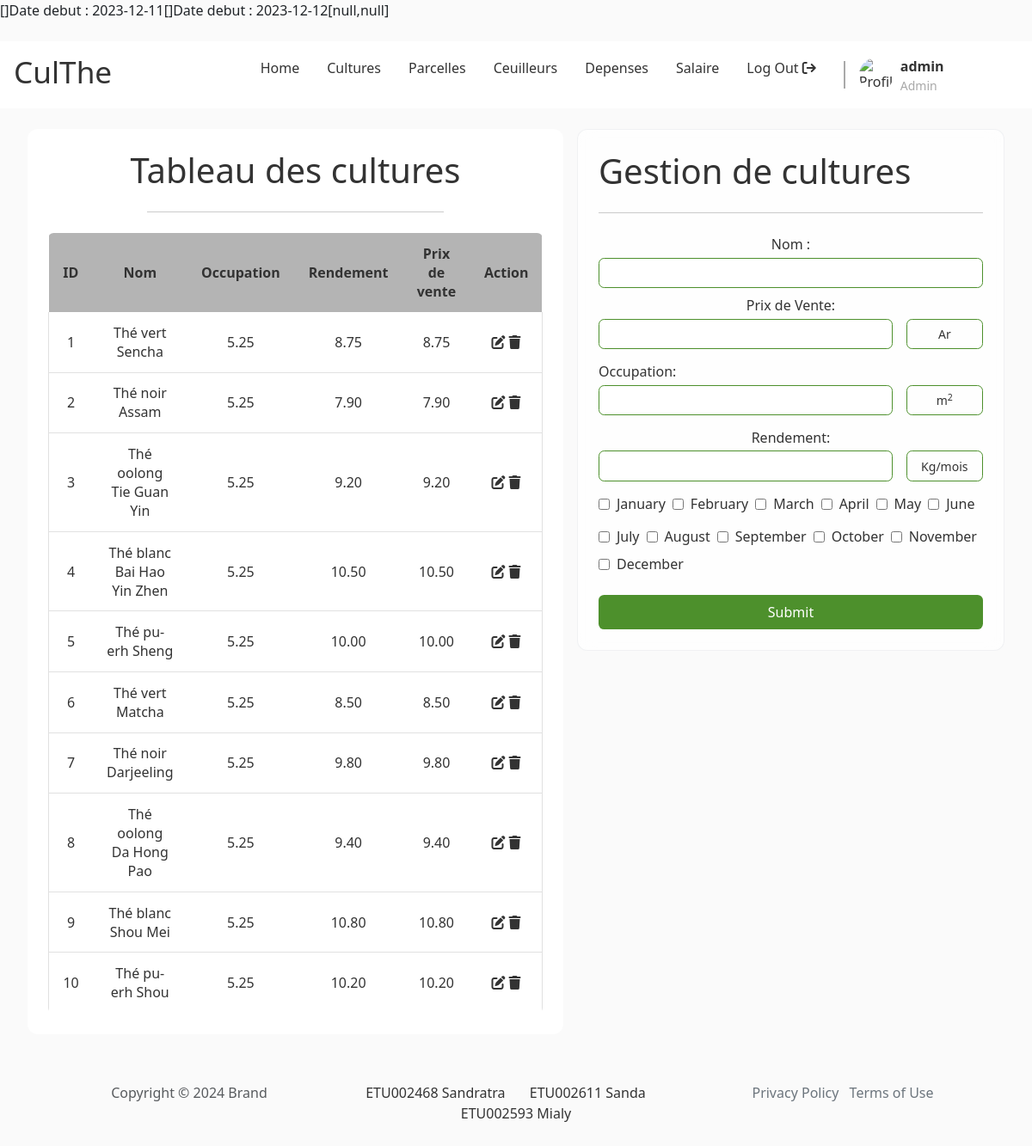
The app's page /pages/admin/main.php?page=the (signed in) with its own data.
### tables this page shows
CREATE TABLE culthe_variete_the(
    id INT PRIMARY KEY AUTO_INCREMENT,
    nom VARCHAR(50) NOT NULL,
    occupation DECIMAL(10,2) NOT NULL,
    rendement DECIMAL(10,2) NOT NULL,
    CHECK(occupation > 0 AND rendement > 0)
);

### inc/connexion.php (called while the page is built)
<?php
    function dbconnect(){
        static $connect = null;
        if ($connect===null) {
            $connect = mysqli_connect('localhost','root','','culthe');
        }
        return $connect;
    }

### inc/admin/function_variete_the.php (called while the page is built, shortened)
<?php
    function get_all_variete_the(){
        $request = "SELECT * FROM culthe_variete_the";
        $temp = mysqli_query(dbconnect(),$request);
        $result = [];
        while($donne = mysqli_fetch_array($temp)){
            $result[] = $donne;
        }
        return $result;
    }
?>

### pages/admin/the.php (the view, shortened to what this page needs)
<?php
    $list_variete_the = get_all_variete_the();
    $months = array("January", "February", "March", "April", "May", "June", "July", "August", "September", "October", "November", "December");
?>
<div class="body double-col">
        <section class="left">
            <h1 class="section__title">Tableau des cultures</h1>
            <hr class="section__sep">
            <div class="section__content">
                <table id="table">
                    <tr>
                        <th class="id number">ID</th>
                        <th class="name">Nom</th>
                        <th class="occupation">Occupation</th>
                        <th class="rendement">Rendement</th>
                        <th class="rendement">Prix de vente</th>
                        <th>Action</th>
                    </tr>
                    <?php for($i=0; $i<count($list_variete_the); $i++){ ?>
                    <tr>
                        <td class="id number"><?php echo($list_variete_the[$i]['id']); ?></td>
                        <td class="surface"><?php echo($list_variete_the[$i]['nom']); ?></td>
                        <td class="name"><?php echo($list_variete_the[$i]['occupation']); ?></td>
                        <td class="rendement"><?php echo($list_variete_the[$i]['rendement']); ?></td>
                        <td class="rendement"><?php echo($list_variete_the[$i]['rendement']); ?></td>
                        <td>
                            <a href="#" class="edit-btn"><i class="fa fa-edit"></i></a>
                            <a href="#" class="delete-btn"><i class="fa fa-trash"></i></a>
                        </td>
                    </tr>
                <?php } ?>
                </table>
            </div>
        </section>
        <section class="right">
            <form action="../../handler/admin/the_handler.php" method="post" id="login-form" class="form">
                <h1 class="form__title">Gestion de cultures</h1>
                <hr class="form__sep">
                <div class="form__content">
                    <div class="form__input horizontal">
                        <div class="form__input vertical">
                            <label for="nom" class="form__label">Nom : </label>
                            <div>
                                <input type="text" name="nom" id="nom" class="form__input-field" />
                            </div>
                        </div>
                        <div class="form__input vertical">
                                <label for="prix_vente" class="form__label">Prix de Vente:</label>
                                <div>
                                    <input type="number" name="prix_vente" id="prix_vente" class="form__input-field" />
                                    <span class="form__input-field unit">Ar</span>
                                </div>
                        </div>
                    </div>
                    <div class="form__input vertical">
                        <label for="occupation" class="form__label">Occupation:</label>
                        <div>
                            <input type="number" name="occupation" id="occupation" class="form__input-field" />
                            <span class="form__input-field unit">m<sup>2</sup></span>
                        </div>
                    </div>
                    <div class="form__input horizontal">
                        <div class="form__input vertical">
                            <label for="rendement" class="form__label">Rendement:</label>
                            <div>
                                <input type="number" name="rendement" id="rendement" class="form__input-field" />
                                <span class="form__input-field unit">Kg/mois</span>
                            </div>
                        </div>
                    </div>
                    <div class="form__input horizontal">
                        <?php for($i = 0; $i < 6; $i++){ ?>
                            <input type="checkbox" name="<?php echo strtolower($months[$i]); ?>" id="<?php echo strtolower($months[$i]); ?>" class="form__input-field" />
                            <label for="<?php echo strtolower($months[$i]); ?>" class="form__label"><?php echo $months[$i] ?></label>
                        <?php } ?>
                    </div>
                    <div class="form__input horizontal">
                        <?php for($i = 6; $i < 12; $i++){ ?>
                            <input type="checkbox" name="<?php echo strtolower($months[$i]); ?>" id="<?php echo strtolower($months[$i]); ?>" class="form__input-field" />
                            <label for="<?php echo strtolower($months[$i]); ?>" class="form__label"><?php echo $months[$i]; ?></label>
                        <?php } ?>
                    </div>
                </div>
                <button type="submit" class="form__submit btn" id="form__submit-btn">Submit</button>
            </form>
        </section>
    </div>

### assets/css/index.css (style rules this page uses)
:root { --primary: white; --secondary: lightgray; --accent: #4d902c; --text--main: #333333; --text--muted: darkgray; --text--100: .875rem; --text--300: 1rem; --text--500: 2.2rem; --border--soft: .4rem; --bg: rgb(250,250, 250); font-size: 1em; box-sizing: border-box; }
*, *::before, *::after { box-sizing: inherit; margin: 0; padding: 0; color: var(--text--main); text-decoration: none; }
html { color: var(--text--main); font-family: system-ui, -apple-system, BlinkMacSystemFont, 'Segoe UI', Roboto, Oxygen, Ubuntu, Cantarell, 'Open Sans', 'Helvetica Neue', sans-serif; }
body { min-height: 100vh; }
body>*+* { margin-top: 1.5rem; }
.btn { padding: .5rem 1rem; border: none; border-radius: var(--border--soft); background-color: var(--accent); }

### assets/css/form.css (style rules this page uses)
.form { padding: 1.5rem; border-radius: var(--border--soft); backdrop-filter: blur(10px) saturate(180%); -webkit-backdrop-filter: blur(10px) saturate(180%); background-color: rgba(255, 255, 255, 0.7); border-radius: 12px; border: 1px solid rgba(209, 213, 219, 0.3); }
.form>*+* { margin-top: 1.5rem; }
.form__title { margin: 0; }
.form__content>*+* { margin-top: .875rem; }
.form__input.vertical { display: flex; flex-direction: column; gap: .2rem; width: 100%; }
.form__input.horizontal { display: flex; align-items: center; gap: .5rem; flex-wrap: wrap; max-width: 100%; }
.form__input > div { display: flex; align-items: center; gap: 1rem; width: 100%; }
.form__input > div > * { flex-grow: 1; }
.form__input > div > .unit { flex-grow: 0; flex-basis: 20%; text-align: center; }
.form__input-field { padding: .4rem .8rem; border: 1px solid var(--accent); border-radius: var(--border--soft); font-size: var(--text--100); }
.form__submit { display: block; width: 100%; color: white; }

### assets/css/home.css (style rules this page uses)
body { background-color: var(--bg); }

### assets/css/layout.css (style rules this page uses)
.body { margin-left: 2rem; margin-right: 2rem; }
.double-col { display: flex; gap: 1rem; }
.double-col>*>*+* { margin-top: 1.5rem; }
.double-col .left { flex-basis: 65%; }
.double-col .right { flex-grow: 1; }
.left { padding: 1.5rem; border-radius: 12px; background-color: white; }
.left .section__title { text-align: center; }
.left .section__sep { width: 60%; margin-left: auto; margin-right: auto; }
.left table { overflow: hidden; border-spacing: 0; width: 100%; margin: auto auto; border-radius: var(--border--soft); border-bottom: 1px solid rgb(225, 225, 225); }
.left th, .left td { padding: .8rem 1rem; text-align: center; }
.left th { background-color: rgb(180, 180, 180); }
.left td:first-child { border-left: 1px solid rgb(225, 225, 225); }
.left td:last-child { border-right: 1px solid rgb(225, 225, 225); }
.left tr:last-child td, .left tr:not(:first-child) td { border-bottom: 1px solid rgb(225, 225, 225); }
.left .id { width: 15%; text-align: center; }
.left .occupation, .left .rendement { width: 30%; text-align: center; }
.left .name, .left .date { text-align: center; }

### records on screen
culthe_variete_the: id "1", nom "Thé vert Sencha", occupation "5.25", rendement "8.75"
culthe_variete_the: id "2", nom "Thé noir Assam", occupation "5.25", rendement "7.90"
culthe_variete_the: id "3", nom "Thé oolong Tie Guan Yin", occupation "5.25", rendement "9.20"
culthe_variete_the: id "4", nom "Thé blanc Bai Hao Yin Zhen", occupation "5.25", rendement "10.50"
culthe_variete_the: id "5", nom "Thé pu-erh Sheng", occupation "5.25", rendement "10.00"
culthe_variete_the: id "6", nom "Thé vert Matcha", occupation "5.25", rendement "8.50"
culthe_variete_the: id "7", nom "Thé noir Darjeeling", occupation "5.25", rendement "9.80"
culthe_variete_the: id "8", nom "Thé oolong Da Hong Pao", occupation "5.25", rendement "9.40"
culthe_variete_the: id "9", nom "Thé blanc Shou Mei", occupation "5.25", rendement "10.80"
culthe_variete_the: id "10", nom "Thé pu-erh Shou", occupation "5.25", rendement "10.20"

### other values on screen
$date_debut "2023-12-11"
$date_debut "2023-12-12"
json_encode($list) "[null,null]"
$_SESSION['user']['username'] "admin"
$months[$i] "January"
$months[$i] "February"
$months[$i] "March"
$months[$i] "April"
$months[$i] "May"
$months[$i] "June"
$months[$i] "July"
$months[$i] "August"
$months[$i] "September"
$months[$i] "October"
$months[$i] "November"
